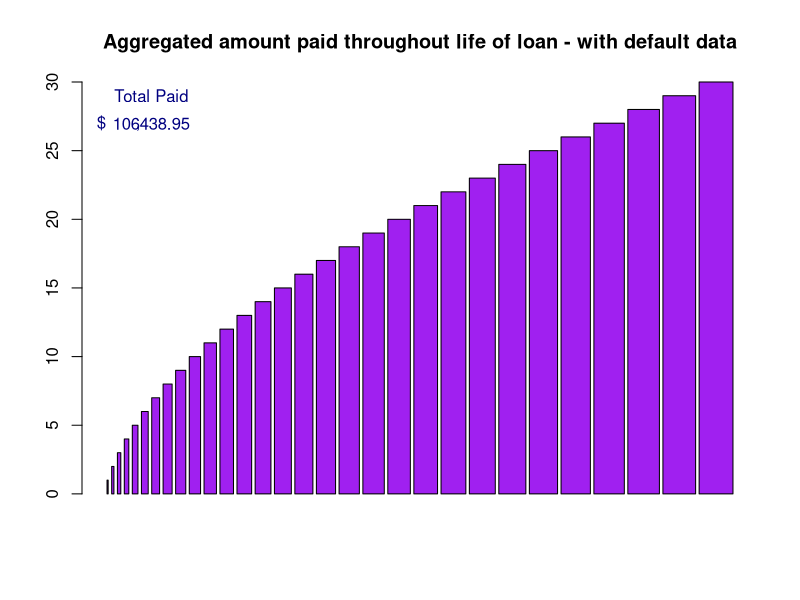

Source code (R):
## ---- chunk 1
  Q = 3547.97
  R = 3547.82
  Payments <- as.vector(rep(29,0))
  for (i in 1:29){
    Payments[i] <- Q*i
  }

Payments[30] <- (Q*29)+R

PmtNum <- (1:30)
LoanApp <- as.data.frame(cbind(PmtNum,Payments))
names(LoanApp) <- c("Payment", "TotalPaid")

barplot(LoanApp$Payment, LoanApp$TotalPaid, col = "purple")
title(main="Aggregated amount paid throughout life of loan - with default data")
text(150000,29, col="navy",lwd = 6, labels="Total Paid")
text(150000,27, col="navy",lwd = 6, labels="$      ,             ")
text(150000,27, col="navy",lwd = 6, labels=Payments[30])
  
